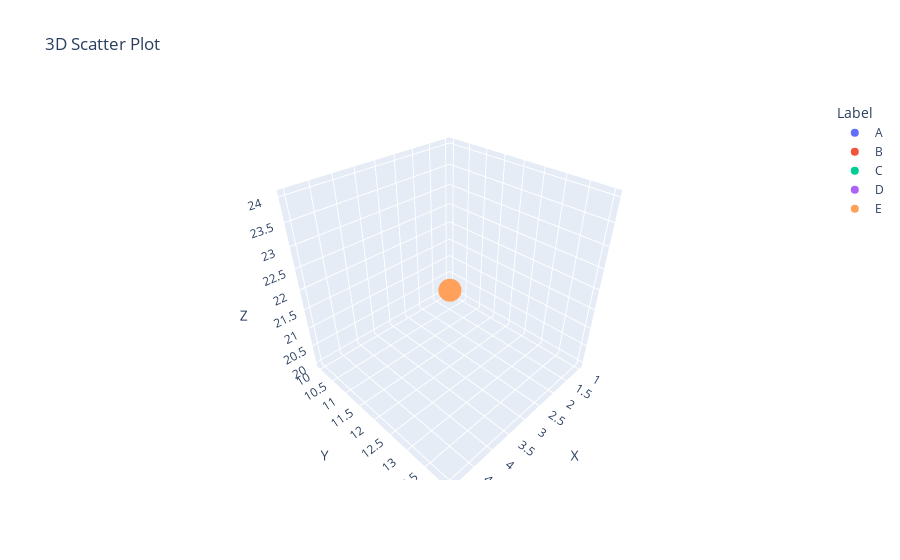

Write notebook code for a chart like this one.
### Code cell
# 13. Create a 3D scatter plot using Plotly.

# Import Plotly
import plotly.express as px
import pandas as pd

# Create sample data for a 3D scatter plot
data = {
    'X': [1, 2, 3, 4, 5],
    'Y': [10, 11, 12, 13, 14],
    'Z': [20, 21, 22, 23, 24],
    'Label': ['A', 'B', 'C', 'D', 'E']
}

df = pd.DataFrame(data)

# Create a 3D scatter plot
fig = px.scatter_3d(df, x='X', y='Y', z='Z', color='Label', title='3D Scatter Plot')

# Show the plot
fig.show()

### Figure 1 — Plotly figure (JSON) as saved in the notebook; plotly's stock layout.template omitted (floating-point values rounded to 4 significant figures)
{"data": [{"hovertemplate": "Label=A<br>X=%{x}<br>Y=%{y}<br>Z=%{z}<extra></extra>", "legendgroup": "A", "marker": {"color": "#636efa", "symbol": "circle"}, "mode": "markers", "name": "A", "scene": "scene", "showlegend": true, "type": "scatter3d", "x": [1], "y": [10], "z": [20]}, {"hovertemplate": "Label=B<br>X=%{x}<br>Y=%{y}<br>Z=%{z}<extra></extra>", "legendgroup": "B", "marker": {"color": "#EF553B", "symbol": "circle"}, "mode": "markers", "name": "B", "scene": "scene", "showlegend": true, "type": "scatter3d", "x": [2], "y": [11], "z": [21]}, {"hovertemplate": "Label=C<br>X=%{x}<br>Y=%{y}<br>Z=%{z}<extra></extra>", "legendgroup": "C", "marker": {"color": "#00cc96", "symbol": "circle"}, "mode": "markers", "name": "C", "scene": "scene", "showlegend": true, "type": "scatter3d", "x": [3], "y": [12], "z": [22]}, {"hovertemplate": "Label=D<br>X=%{x}<br>Y=%{y}<br>Z=%{z}<extra></extra>", "legendgroup": "D", "marker": {"color": "#ab63fa", "symbol": "circle"}, "mode": "markers", "name": "D", "scene": "scene", "showlegend": true, "type": "scatter3d", "x": [4], "y": [13], "z": [23]}, {"hovertemplate": "Label=E<br>X=%{x}<br>Y=%{y}<br>Z=%{z}<extra></extra>", "legendgroup": "E", "marker": {"color": "#FFA15A", "symbol": "circle"}, "mode": "markers", "name": "E", "scene": "scene", "showlegend": true, "type": "scatter3d", "x": [5], "y": [14], "z": [24]}], "layout": {"legend": {"title": {"text": "Label"}, "tracegroupgap": 0}, "scene": {"domain": {"x": [0, 1], "y": [0, 1]}, "xaxis": {"title": {"text": "X"}}, "yaxis": {"title": {"text": "Y"}}, "zaxis": {"title": {"text": "Z"}}}, "title": {"text": "3D Scatter Plot"}}}
